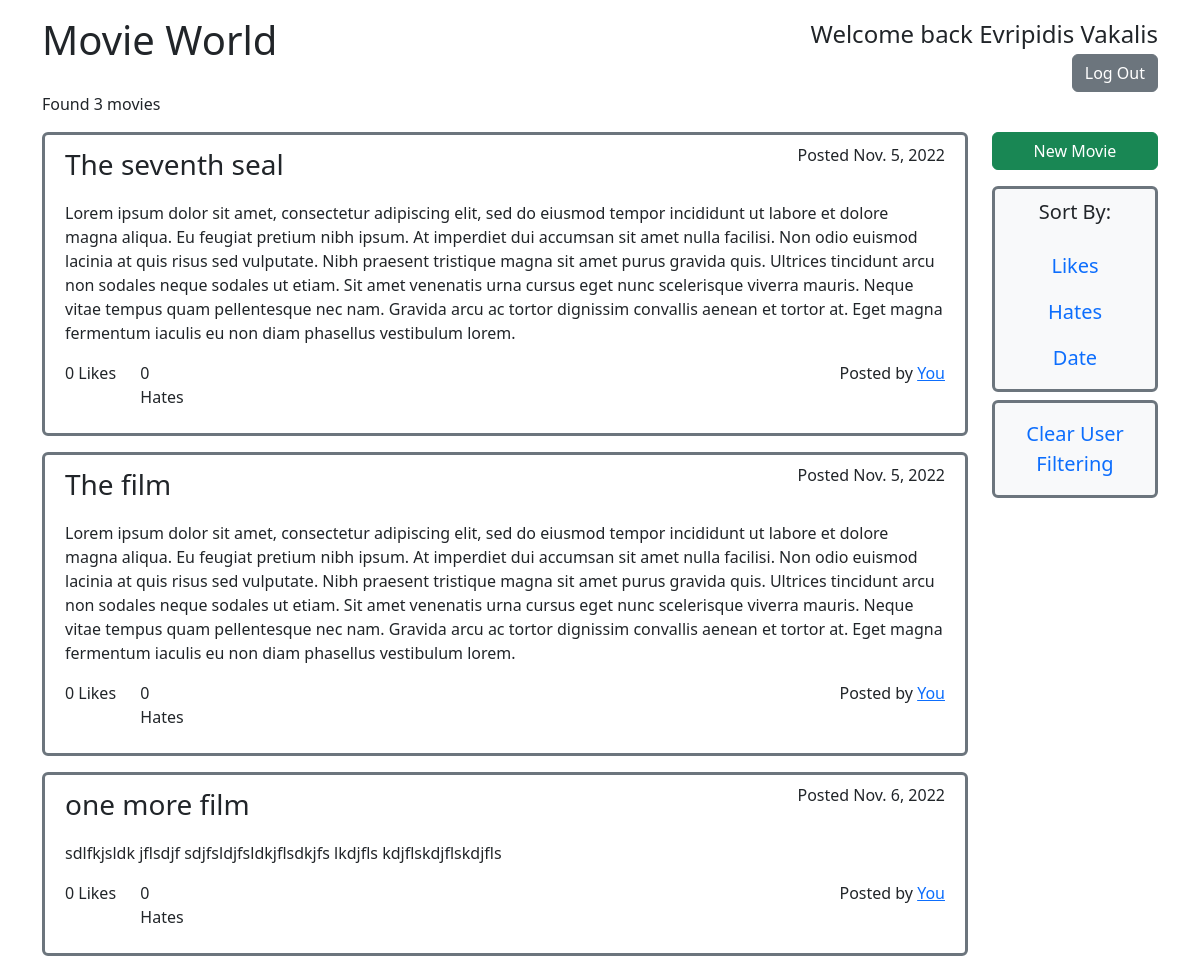
Page /?u=1 (signed in) on the earlier database version.
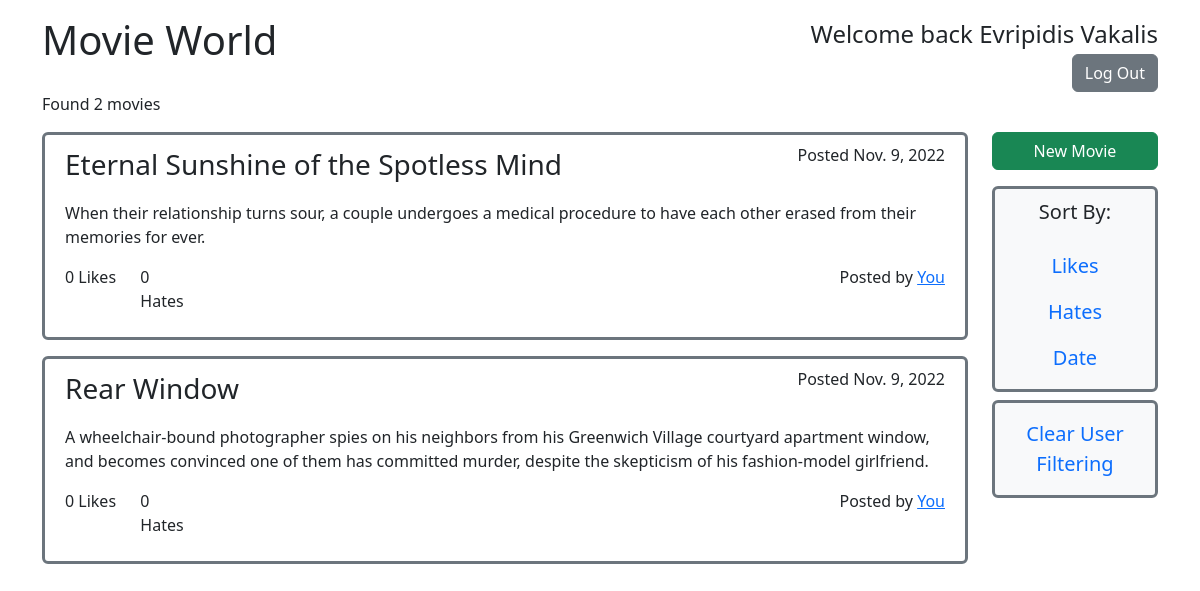
Same page on the later database version.
### movieworld/models.py (models this page shows, shortened)
class Movie(models.Model):
    title = models.CharField(max_length=50)
    description = models.TextField()
    user = models.ForeignKey(User, on_delete=models.CASCADE)
    date = models.DateField(auto_now_add=True)

### movieworld/views.py (the view, shortened to what this page needs)
# urls.py: path("", views.Index.as_view(), name="index"),
class Index(TemplateView):
    template_name = "index.html"
    def get_context_data(self, **kwargs):
        context = super(Index, self).get_context_data(**kwargs)
        param_dict = self.request.GET.dict()
        user_filter = None
        sort = None
        if param_dict:
            if "u" in param_dict.keys():
                user_filter = param_dict["u"]
            if "s" in param_dict.keys():
                sort = param_dict["s"]
        user = self.request.user
        movies = Movie.objects.all().annotate(
            likes=Count("opinion", filter=Q(opinion__like=True)),
            hates=Count("opinion", filter=Q(opinion__like=False)),
            user_opinion=Subquery(
                Opinion.objects.filter(
                    user__id=user.id, movie__id=OuterRef("id")
                ).values("like")
            ),
        )
        if user_filter is not None:
            movies = movies.filter(user=user_filter)
        movies_count = len(movies)
        context.update(
            {
                "user": user,
                "movies": movies,
                "movie_count": movies_count,
                "sort": sort,
                "user_filter": user_filter,
                "request": self.request,
            }
        )
        return context

### movieworld/templates/index.html (shortened to what the changed rows need)
{% extends 'base.html' %}
{% load spurl %}
{% block main %}
    <div class="container">
        <div class="row mt-3">
            <div class="col-6">
                <h1>Movie World</h1>
            </div>
        </div>
        <div class="row">
            <div class="col-12" id="subtitle">
                <p>Found {{movie_count}} movies</p>
            </div>
        </div>
        <div class="row">
            <div class="col-10">
                <div id="movies">
                    {% for movie in movies %}
                    <div class="movie_elem mb-3 border border-3 border-secondary rounded p-2" id="{{movie.id}}" >
                        <div class="container">
                            <div class="row">
                                <div class="col-8">
                                    <p class="fs-3">{{movie.title}}</p>
                                </div>
                                <div class="col-4 text-end">
                                    <p>Posted {{movie.date}}</p>
                                </div>
                            </div>
                            <div class="row">
                                <p>{{movie.description}}</p>
                            </div>
                            <div class="row">
                                <div class="col-2">
                                    <div class="row">
                                        <div class="col-6">
                                            <p class="likes_count">{{movie.likes}} Likes</p>
                                        </div>
                                        <div class="col-6">
                                            <p class="hates_count">{{movie.hates}} Hates</p>
                                        </div>
                                    </div>
                                </div>
                                <div class="col-5 text-center">
                                </div>
                                <div class="col-5 text-end">
                                    {% if movie.user == user %}
                                        <p> Posted by <a href="{% spurl path=request.get_full_path set_query="u={{user.id}}" %}" >You</a></p>
                                    {% else %}
                                        <p> Posted by <a href="{% spurl path=request.get_full_path set_query="u={{movie.user_id}}" %}" >{{movie.user.get_full_name}}</a></p>
                                    {% endif %}
                                </div>
                            </div>
                        </div>
                    </div>
                    {% endfor %}
                </div>
            </div>
        </div>
    </div>
{% endblock main %}

Differences in the rows shown:
removed Movie: title "The seventh seal", date "Nov. 5, 2022", description "Lorem ipsum dolor sit amet, consectetur adipiscing elit, sed do eiusmod tempor incididunt ut labore et dolore magna aliqua. Eu feugiat pretium nibh ipsum. At imperdiet dui accumsan sit amet nulla facilisi. Non odio euismod lacinia at quis risus sed vulputate. Nibh praesent tristique magna sit amet purus gravida quis. Ultrices tincidunt arcu non sodales neque sodales ut etiam. Sit amet venenatis urna cursus eget nunc scelerisque viverra mauris. Neque vitae tempus quam pellentesque nec nam. Gravida arcu ac tortor dignissim convallis aenean et tortor at. Eget magna fermentum iaculis eu non diam phasellus vestibulum lorem.", likes "0", hates "0", shows "Posted by"
removed Movie: title "The film", date "Nov. 5, 2022", description "Lorem ipsum dolor sit amet, consectetur adipiscing elit, sed do eiusmod tempor incididunt ut labore et dolore magna aliqua. Eu feugiat pretium nibh ipsum. At imperdiet dui accumsan sit amet nulla facilisi. Non odio euismod lacinia at quis risus sed vulputate. Nibh praesent tristique magna sit amet purus gravida quis. Ultrices tincidunt arcu non sodales neque sodales ut etiam. Sit amet venenatis urna cursus eget nunc scelerisque viverra mauris. Neque vitae tempus quam pellentesque nec nam. Gravida arcu ac tortor dignissim convallis aenean et tortor at. Eget magna fermentum iaculis eu non diam phasellus vestibulum lorem.", likes "0", hates "0", shows "Posted by"
removed Movie: title "one more film", date "Nov. 6, 2022", description "sdlfkjsldk jflsdjf sdjfsldjfsldkjflsdkjfs lkdjfls kdjflskdjflskdjfls", likes "0", hates "0", shows "Posted by"
added Movie: title "Eternal Sunshine of the Spotless Mind", date "Nov. 9, 2022", description "When their relationship turns sour, a couple undergoes a medical procedure to have each other erased from their memories for ever.", likes "0", hates "0", shows "Posted by"
added Movie: title "Rear Window", date "Nov. 9, 2022", description "A wheelchair-bound photographer spies on his neighbors from his Greenwich Village courtyard apartment window, and becomes convinced one of them has committed murder, despite the skepticism of his fashion-model girlfriend.", likes "0", hates "0", shows "Posted by"
Other differences:
{{ movie_count }}: "3" → "2"
